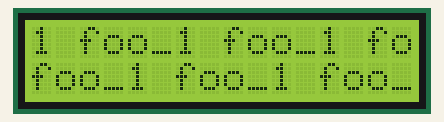
Recording of a sketch running on a simulated Arduino Uno, built with avr-gcc and run on an emulated ATmega328P. Shown: 16×2 character LCD.

Above: at 0.1 s.
At 1.2 s:
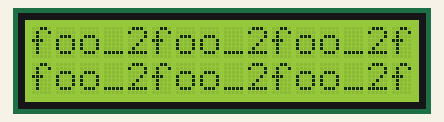

Measured:
- what the display in image 1 shows lasts 1.0 s, from 1.1 s to 2.1 s

The sketch:

read_from_flash_memory.ino
```cpp
// (licence header left out)
// // // // // // // // // // // // // // // //
// // // // // // THE PROBLEM // // // // // //
// // // // // // // // // // // // // // // //

// The arduino has just a VERY limited RAM (ca. 2kB).
// But all data (e.g. strings) I define are put into RAM at once.
// This will NOT lead to compiling errors but the arduino will not function
// since the RAM is full!
//
// Solution: The arduino has another memory which is MUCH larger (ca. 30 kB).
// It contains the program itself and is either thus called program memory
// or also flash memory. But this memory is read-only.
//
// The disadvantage does not matter for all the data that shall just be read,
// so all of the aboved mentioned strings can be moved there.
//
// However, if I have an array that contains strings, things become complicated
// to retrieve the strings in a way readable for humans.
//
// This is what this small program is about.


// // // // // // // // // // // // // // // //
// // // // // // A SIDENOTE  // // // // // //
// // // // // // // // // // // // // // // //

// How much memory is used can be checked by running "avr-size" on the .elf-file
// of the arduino program.
// The .elf-file is created when the program is verified or uploaded.
// On my (linux) system it can be found under /tmp/build.../
//
// More about this can be found here:
// https://playground.arduino.cc/Main/CorruptArrayVariablesAndMemory
//
// The output of avr-size is sth. like the following:
// >>>   text    data     bss     dec     hex filename
// >>>   6554     128     656    7338    1caa  <filename>
//
// '''text''' = code (flash) memory
// '''data''' = initialised data (in RAM - includes strings etc)
// '''bss''' = non-initialised data (actually normally set to 0x00) also in RAM.
//
// So total RAM usage = (data + bss)
// We also must store all initialised data in flash so:
// FLASH = text + data
// RAM = data + bss
//
// So as described ALL the data is in RAM unless it "lives" just in the flash memory.


// // // // // // // // // // // // // // // //
// // // // // // MORE COMMENTS  // // // // //
// // // // // // // // // // // // // // // //

// Due to the actual project but also because I don't want to always open the
// serial monitor I use an lcd-display to print the strings.
// Thus <Wire.h> and "LiquidCrystal.h" need to be included.
// Since I assume this is one of the arduino basic things, I think that the
// user can figure out by herself how to connect and use a LCD display.
//
// <avr/pgmspace.h> is needed to do all the stuff for putting data into
// the program/flash memory.
//
// Mainly of help with this has been the above mentioned webpage to initially
// learn about this issue.
// To find a solution the following pages have been of help:
// - http://www.avrfreaks.net/comment/194871
// - https://www.arduino.cc/en/Reference/PROGMEM
// - and mainly: http://www.gammon.com.au/progmem (ignore the free memory stuff,
// since this can be checked with avr-size.


// // // // // // // // // // // // // // // //
// // // // // // THE PROGRAM // // // // // //
// // // // // // // // // // // // // // // //


#include <Wire.h>
// Probably "Adafruit_LiquidCrystal.h" is required. See here
// https://learn.adafruit.com/i2c-spi-lcd-backpack/arduino-i2c-use
#include "LiquidCrystal.h"
#include <avr/pgmspace.h>

// Initialize the lcd-display.
// Probably "Adafruit_LiquidCrystal.h" is required. See here
// https://learn.adafruit.com/i2c-spi-lcd-backpack/arduino-i2c-use
LiquidCrystal lcd(0);

// If everything is just living in RAM an array of strings is defined like this:
// char* string_array[] = {"foo", "bar", "oof"}
// and I can access the elements the usual way with e.g. string_array[1].
//
// As we can see below, by simply putting PROGMEM behind the identifier
// we can push it into the program memory.
//
// Problem: if I want to access one element of the array in the loop(),
// the WHOLE array is loaded into RAM again.
//
// Solution: Leave the data in the program memory and store just the pointers
// to the data in the array.
//
//
// So here I first "put" the data into the flash memory.
// ATTENTION: DON'T do char* (so DON'T use the star) and DON'T use " { } " around the
// string.
//
// The size of the array should be left free to use (more or less) arbitrary length
// strings
//
// foo_1 and foo_2 are just pointers to the respective string. This is important
// to remember to understand things below.
const char foo_1[] PROGMEM = "foo_1 foo_1 foo_1 foo_1 foo_1 foo_1 foo_1 foo_1 foo_1 foo_1 foo_1 foo_1 foo_1 foo_1 foo_1 foo_1 foo_1 foo_1 foo_1 foo_1 foo_1 foo_1 foo_1 foo_1 foo_1 foo_1 foo_1 foo_1 foo_1 foo_1";
const char foo_2[] PROGMEM = "foo_2foo_2foo_2foo_2foo_2foo_2foo_2foo_2foo_2foo_2foo_2foo_2foo_2foo_2foo_2foo_2foo_2foo_2foo_2foo_2foo_2foo_2foo_2foo_2foo_2foo_2foo_2foo_2foo_2foo_2";


// Secondly I "put" the pointers to the above strings into an array.
// ATTENTION: Here it is important to use char* (with the star) since
// these are pointers.
//
// "const" appears twice for a reason because I have an array of messages
// and must tell the compiler that each one of them is const.
// See here https://github.com/arduino/Arduino/wiki/1.6-Frequently-Asked-Questions
const char* const bar[] PROGMEM = {foo_1, foo_2};

// Now define a "string" that is big enough to hold the longest string in the
// data.
// ATTENTION: Don't make it too big, because memory is allocated in the RAM
// for this string. And memory is sparse.
// ATTENTION: If the above strings are longer then the memory allocated for
// this string here that will probably lead to problems!
// This can be taken care of, but since this is not meant for critical infrastructure
// I leave just the comment.
char buffer[200];

// The "bar"-array above actually contains just the pointers to the data.
// So when I want to "pull out" the data from the array to store
// it in "buffer" I'm just pulling out the pointer to the data. Hence, "buffer"
// can not be used (yet).
// Below I explain the whole "pulling the data out of program memory"-shebang.
// To remember here: I don't just need a buffer-variable for the data but also
// another char-pointer.
char* buffer_pointer;

// The setup is just for the lcd-display.
void setup() {
  // The lcd-display has 2 rows a 16 characters.
  lcd.begin(16, 2);
  lcd.setBacklight(HIGH);
}


void loop() {
  // The for-loop is here just because I have two strings in the array.
  for (int i = 0; i < 2; i++){
    // Always clear the lcd-display.
    lcd.clear();

    // And now it gets interesting (and complicated when I did it for the
    // first time):
    // pgm_read_word(POSITION) reads everything at "POSITION" in the
    // program/flash memory.
    // See here for details:
    // https://www.nongnu.org/avr-libc/user-manual/ ...
    // ... group__avr__pgmspace.html#ga6e58e62e197da722b973c33ba3e1fa07
    //
    // ATTENTION: "POSITION" needs to by a byte-address and that is waht
    // the " & " does.
    //
    // BUT since the data-array actually contains just pointers to the
    // real data, we need to "[...] instruct the compiler that we really do
    // want to use that 16-bit return value of pgm_read_word as a pointer to
    // a const char in flash memory, [so] we need to typecast it to a pointer
    // in the form of char*."
    //
    // This is the what the " (char*) " in front of the pgm_read_word() does.
    //
    // Now I have the pointer to the data but not the string itself ...
    buffer_pointer = (char*) pgm_read_word(&bar[i]);

    // ... I take care of this by using strcpy_P() which will copy the string
    // at the position the pointer points to into the buffer.
    //
    // ATTENTION: The " _P " is a modification of the original strcpy()-function
    // to handle the fact that the data is coming NOT from RAM but another
    // memory.
    strcpy_P(buffer, buffer_pointer);

    // Finally I can print the data.
    lcd.print(buffer);

    // The delay is just to make it recognizable by a human.
    delay(1000);
  }
}
```
